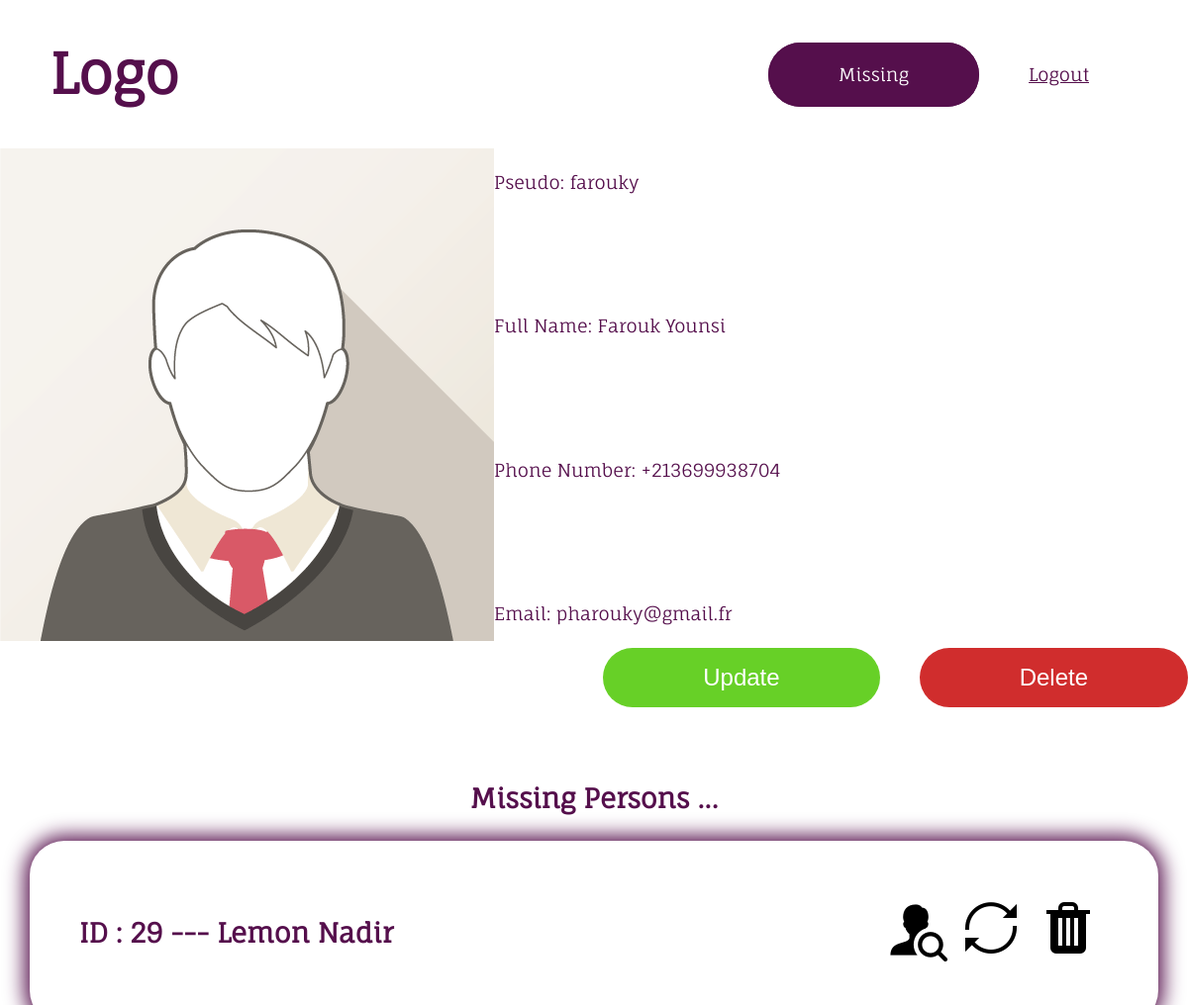
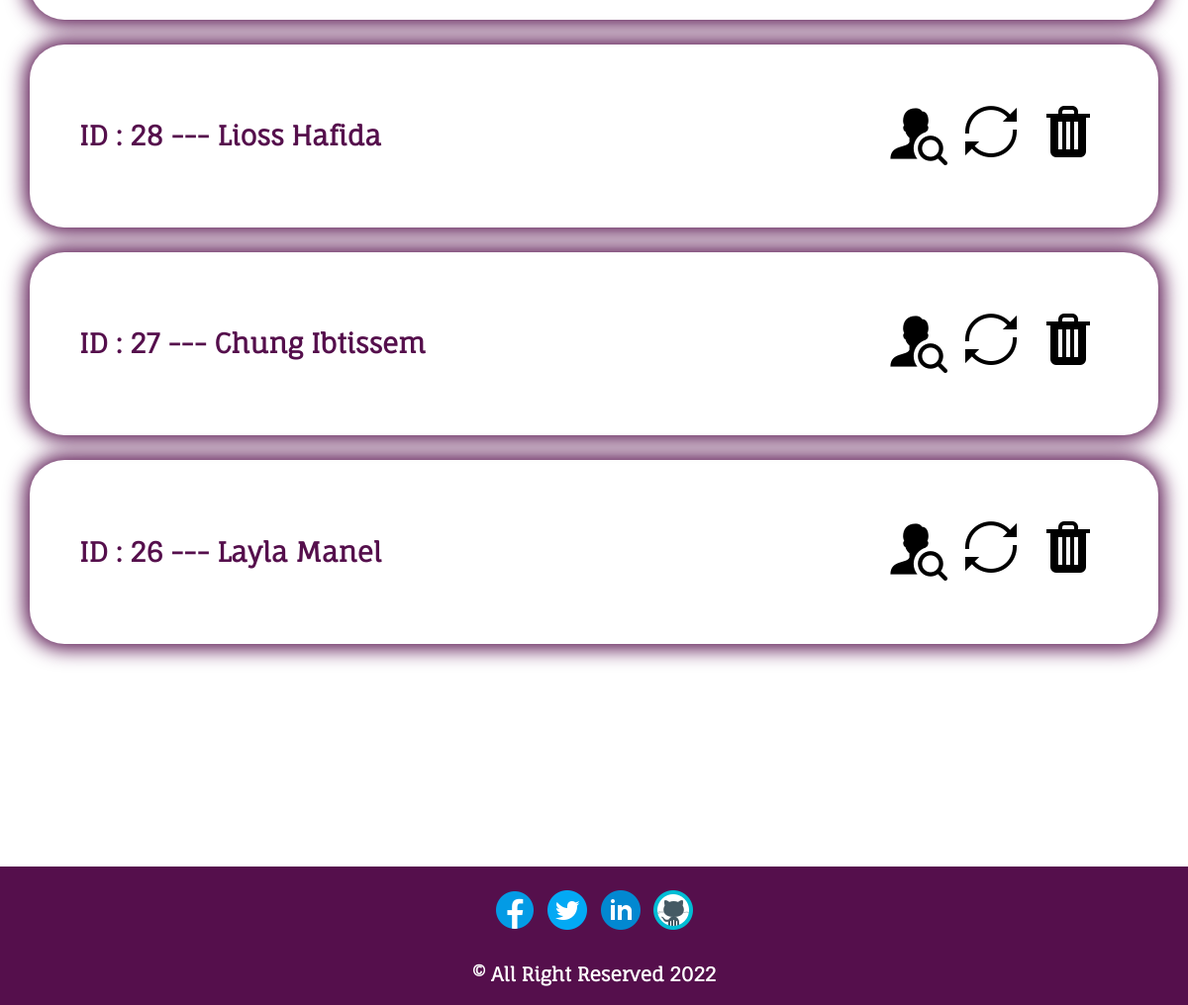
Screenshot of /profil.php?id=4 with the database file from the repository (2 pictures, top to bottom).
### tables this page shows
CREATE TABLE `user` (
  `iduser` int(11) NOT NULL,
  `pseudo` varchar(15) NOT NULL,
  `fullName` varchar(45) NOT NULL,
  `phone` varchar(45) NOT NULL,
  `email` varchar(45) NOT NULL,
  `password` varchar(255) NOT NULL,
  `isAdmin` tinyint(4) NOT NULL DEFAULT '0',
  `create_time` timestamp NULL DEFAULT CURRENT_TIMESTAMP,
  `update_time` timestamp NULL DEFAULT NULL
);

CREATE TABLE `missing` (
  `idmissing` int(11) NOT NULL,
  `user_iduser` int(11) NOT NULL,
  `firstName` varchar(45) NOT NULL,
  `lastName` varchar(45) NOT NULL,
  `birthDate` date NOT NULL,
  `BirthPlace` varchar(45) NOT NULL,
  `ageOfMissing` int(11) NOT NULL,
  `Sexe` varchar(45) NOT NULL,
  `currentAdress` varchar(255) NOT NULL,
  `previousAdress` varchar(255) DEFAULT NULL,
  `city` varchar(45) NOT NULL,
  `wilaya` varchar(45) NOT NULL,
  `cityOfMissing` varchar(45) NOT NULL,
  `wilayaOfMissing` varchar(45) NOT NULL,
  `dateOfMissing` date NOT NULL,
  `phone` int(11) DEFAULT NULL,
  `height` int(11) DEFAULT NULL,
  `weight` int(11) DEFAULT NULL,
  `hair` varchar(45) DEFAULT NULL,
  `eyes` varchar(45) DEFAULT NULL,
  `photo` varchar(255) NOT NULL,
  `blood` varchar(45) DEFAULT NULL,
  `bloodPressure` tinyint(4) DEFAULT NULL,
  `diabet` tinyint(4) DEFAULT NULL,
  `mentalIlness` tinyint(4) DEFAULT NULL,
  `tatoos` tinyint(4) DEFAULT NULL,
  `birthmarks` tinyint(4) DEFAULT NULL,
  `scars` tinyint(4) DEFAULT NULL,
  `describing` longtext,
  `isActive` tinyint(4) NOT NULL DEFAULT '0',
  `isFind` tinyint(4) NOT NULL DEFAULT '0',
  `create_time` timestamp NULL DEFAULT CURRENT_TIMESTAMP,
  `update_time` timestamp NULL DEFAULT NULL
);

### profil.php (the view, shortened to what this page needs)
<!DOCTYPE html>
<html lang="en">
<head>
    <link rel="stylesheet" href="./css/style.css" />
</head>
<body>
    <header>
        <div class="container">
            <div class="logo">
                <a href="index.php">
                    <p>Logo</p>
                </a>
            </div>
            <nav>
                <ul class="profil">
                    <li><a href="logout.php">Logout</a></li>
                    <li><a href="missing.php">Missing</a></li>
                </ul>
            </nav>
        </div>
    </header>
    <main>
        <section>
            <div>
                <div>
                    <img src="./assets/images/card.png" alt="profil">
                </div>
                <?php
                    include 'connectdb.php';
                    $id = $_GET['id'];
                    $sql = "SELECT * FROM user WHERE iduser = $id";
                    $result = $db->query($sql);
                    $row = $result->fetch();
                ?>
                <div>
                    <p>Pseudo: <span id="pseudo"><?php echo $row['pseudo'] ?></span></p>
                    <p>Full Name: <span id="name"><?php echo $row['fullName'] ?></span></p>
                    <p>Phone Number: <span id="phone"><?php echo $row['phone'] ?></span></p>
                    <p>Email: <span id="mail"><?php echo $row['email'] ?></span></p>
                </div>
            </div>
            <div>
                <div>
                    <form action="" method="post">
                        <button type="submit" name="updateProfil">Update</button>
                    </form>
                    <form action="" method="post">
                        <button type="submit" name="deleteProfil">Delete</button>
                    </form>
                </div>
            </div>
            <div id="label">
                <div>
                    <h1>Missing Persons ...</h1>
                </div>
                <?php
                    $sql = "SELECT * FROM missing WHERE user_idUser = $id ORDER BY idMissing DESC";
                    $result = $db->query($sql);
                    while ($row = $result->fetch()) {
                        echo '<article>';
                        echo '<div>';
                        echo '<h2>ID : ' . $row['idmissing'] . ' --- ' . $row['lastName'] . " " . $row['firstName'] . '</h2>';
                        echo '</div>';
                        echo '<div>';
                        echo '<form action="" method="POST">';
                        echo '<button type="submit" name="find">';
                        if ($row['isFind'] == 1) {
                            echo '<img src="./assets/images/isFind.png" alt="isFind" title="isFind">';
                        } else {
                            echo '<img src="./assets/images/isNotFind.png" alt="isNotFind" title="isNotFind">';
                        }
                        echo '</button>';
                        echo '</form>';
                        echo '<form action="" method="POST">';
                        echo '<button type="submit">';
                        echo '<img src="./assets/images/Update.png" alt="Update">';
                        echo '</button>';
                        echo '</form>';
                        echo '<form action="" method="POST">';
                        echo '<button type="submit" name="delete">';
                        echo '<img src="./assets/images/Delete.png" alt="Delete">';
                        echo '</button>';
                        echo '</form>';
                        echo '</div>';
                        echo '</article>';
                    }
                ?>
            </div>
        </section>
    </main>
    <footer>
        <div>
            <a href="#"><img src="./assets/images/facebook.png" alt="facebook" /></a>
            <a href="#"><img src="./assets/images/twitter.png" alt="twitter" /></a>
            <a href="#"><img src="./assets/images/linkedin.png" alt="linkedin" /></a>
            <a href="#"><img src="./assets/images/github.png" alt="github" /></a>
        </div>
        <div>
            <p>© All Right Reserved 2022</p>
        </div>
    </footer>
</body>
</html>

### css/style.css (style rules this page uses)
body { font-family: "fauna_oneregular", sans-serif; font-size: 18px; line-height: 1.5; color: #333; background-color: #fff; max-width: 1440px; margin: 0 auto; box-sizing: border-box; display: flex; flex-direction: column; align-items: center; justify-content: center; }
header { height: 150px; width: 100%; }
header div.container { display: flex; flex-direction: row; align-content: center; justify-content: space-between; align-items: stretch; height: 150px; padding: 0px 50px; }
header div.container div.logo { display: flex; flex-direction: row; align-items: center; justify-content: center; }
header div.container div.logo a { text-decoration: none; }
header div.container div.logo a p { font-size: 3.5rem; font-weight: bold; color: #550f4c; margin-right: 10px; }
header div.container nav { display: flex; flex-direction: row; align-items: center; justify-content: center; }
header div.container nav ul { display: flex; flex-direction: row; align-items: center; justify-content: center; list-style: none; margin: 0; padding: 0; }
header div.container nav ul li:not(:last-child) { margin-right: 50px; }
header div.container nav ul li:nth-child(1) a { color: #550f4c; }
header div.container nav ul li:nth-child(2) a { color: #fff; text-decoration: none; background-color: #550f4c; padding: 20px 70px; border-radius: 50px; border: #550f4c 1px solid; }
main { width: 100%; }
footer { height: 100px; width: 97%; background-color: #550f4c; color: #fff; text-align: center; padding: 20px; font-size: 1.2rem; font-weight: bold; margin: 150px 0 0 0; }
div nav ul.profil { flex-direction: row-reverse !important; }
div nav ul.profil li:nth-child(2) a { margin-right: 50px; }
main section > div:nth-child(1) { display: flex; flex-direction: row; align-items: center; justify-content: center; }
main section > div:nth-child(1) div:nth-child(1) { flex: 0.8 0 0; }
main section > div:nth-child(1) div:nth-child(2) { flex: 1 2 auto; display: flex; flex-direction: column; align-items: flex-start; justify-content: space-between; height: 500px; color: #550f4c; }
main section > div:nth-child(2) div { display: flex; flex-direction: row; flex-wrap: wrap; align-content: center; justify-content: flex-end; }
main section > div:nth-child(2) div form:nth-child(1) button { margin-right: 20px; padding: 15px 100px 15px 100px; border-radius: 50px; font-size: 1.5rem; border: 1px solid transparent; background-color: #67d027; color: #fff; }
main section > div:nth-child(2) div form:nth-child(2) button { color: #fff; margin-left: 20px; padding: 15px 100px 15px 100px; border-radius: 50px; font-size: 1.5rem; border: 1px solid transparent; background-color: #d02d2d; }
div#label { display: flex; flex-direction: column; justify-content: center; align-items: center; margin: 50px 0 50px 0; }
div#label div h1 { color: #550f4c; }
div#label article { box-shadow: 0px 0px 20px 5px #550f4c; display: flex; flex-direction: row; width: 95%; flex-wrap: wrap; justify-content: space-between; align-items: center; margin: 0 0 25px 0; border-radius: 35px; padding: 50px 0; }
div#label article > div:nth-child(1) h2 { color: #550f4c; padding: 0 0 0 50px; }
div#label article > div:nth-child(2) { display: flex; flex-wrap: nowrap; justify-content: center; align-items: center; padding: 0 50px 0 0; }
div#label article > div:nth-child(2) form > button { border: 1px solid transparent; background-color: #fff; cursor: pointer; }

### rows the page displays
user: pseudo "farouky", fullName "Farouk Younsi", phone "+213699938704", email "pharouky@gmail.fr"
missing: idmissing "29", lastName "Lemon", firstName "Nadir", isFind 0 (drawn)
missing: idmissing "28", lastName "Lioss", firstName "Hafida", isFind 0 (drawn)
missing: idmissing "27", lastName "Chung", firstName "Ibtissem", isFind 0 (drawn)
missing: idmissing "26", lastName "Layla", firstName "Manel", isFind 0 (drawn)
